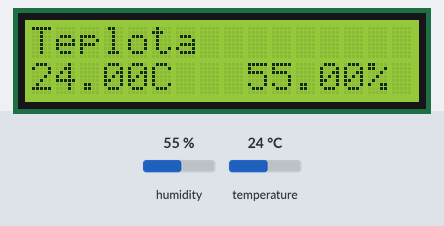
Simulated run of this sketch. Board: Arduino Uno, built with avr-gcc and run on an emulated ATmega328P. Parts: 16×2 character LCD. The test bench sets the inputs (shaded band); at power-on: humidity 55 %, temperature 24 °C. What the sketch prints to the serial monitor is not drawn.

Above: at 1.2 s.
1.3 s: humidity set to 22 %
At 3.9 s:
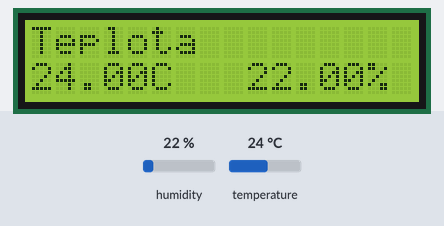
4.6 s: temperature set to 12 °C
At 5.7 s:
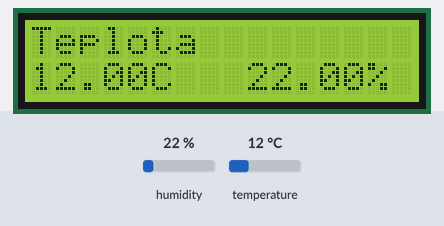
7.9 s: humidity set to 40 %
At 10.6 s:
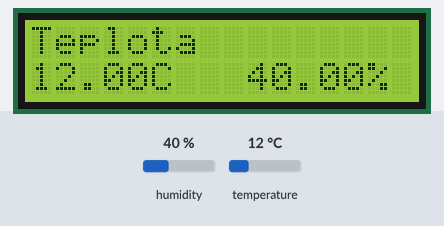
11.7 s: temperature set to 19 °C
At 13.6 s:
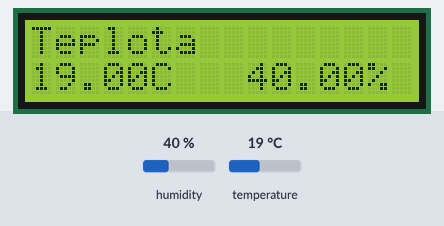
Timing chart, 0 to 15.1 s (numbered marks = the images above; inputs shaded):
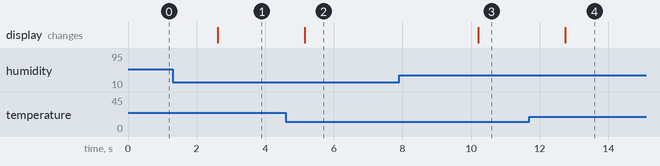

Measured:
- after the input at 1.3 s, the display: changes after 1.3 s (image 1)
- after the input at 4.6 s, the display: changes after 0.55 s (image 2)
- after the input at 7.9 s, the display: changes after 2.3 s (image 3)
- after the input at 11.7 s, the display: changes after 1.0 s (image 4)

The sketch:

senzor-teplota.ino
```cpp
#include <LiquidCrystal.h>

// Teploměr a vlhkoměr DHT11/22

// připojení knihovny DHT
#include "DHT.h"
// nastavení čísla pinu s připojeným DHT senzorem
#define pinDHT 12

// odkomentování správného typu čidla
#define typDHT11 DHT11     // DHT 11
//#define typDHT22 DHT22   // DHT 22 (AM2302)

// inicializace DHT senzoru s nastaveným pinem a typem senzoru
DHT mojeDHT(pinDHT, typDHT11);
LiquidCrystal lcd(8, 9, 4, 5, 6, 7);

void setup() {
  // komunikace přes sériovou linku rychlostí 9600 baud
  Serial.begin(9600);
   lcd.begin(16, 2);

  lcd.setCursor(0,0);
lcd.print("Teplota");

  // zapnutí komunikace s teploměrem DHT
  mojeDHT.begin();
}

void loop() {
  // pomocí funkcí readTemperature a readHumidity načteme
  // do proměnných tep a vlh informace o teplotě a vlhkosti,
  // čtení trvá cca 250 ms
  float tep = mojeDHT.readTemperature();
  float vlh = mojeDHT.readHumidity();
  // kontrola, jestli jsou načtené hodnoty čísla pomocí funkce isnan


  if (isnan(tep) || isnan(vlh)) {
    // při chybném čtení vypiš hlášku
    Serial.println("Chyba při čtení z DHT senzoru!");
  } else {
    // pokud jsou hodnoty v pořádku,
    // vypiš je po sériové lince

    lcd.setCursor(0, 2);
    lcd.print(tep);
    lcd.print("C");

     lcd.setCursor(9, 2);
     lcd.print(vlh);
     lcd.print("%");

    Serial.print("Teplota: ");
    Serial.print(tep);
    Serial.print(" stupnu Celsia, ");
    Serial.print("vlhkost: ");
    Serial.print(vlh);
    Serial.println("  %");
  }
  // pauza pro přehlednější výpis


  delay(1250);
}
```
